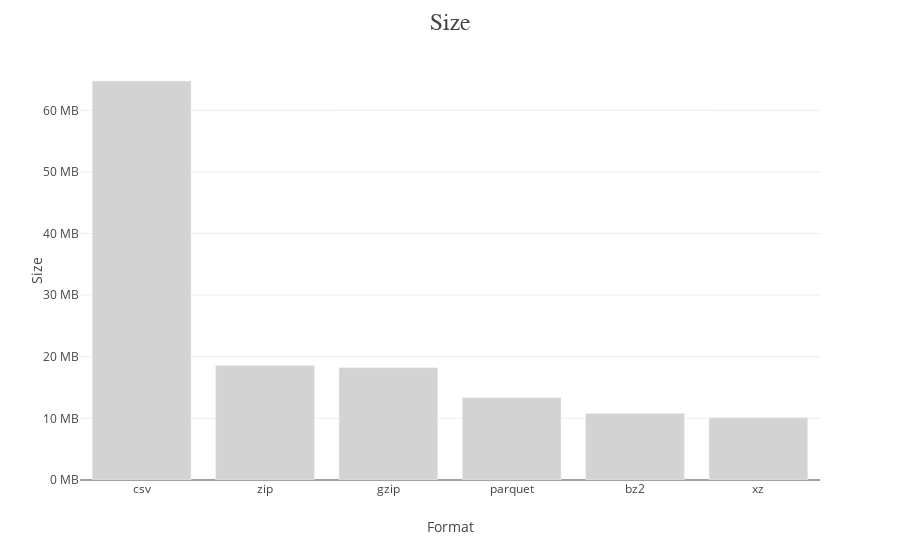

Notebook source saved alongside this figure:
### Code cell
fig = px.bar(df_comp, x="ext",y="sizeMB",
       labels={"sizeMB":"Size",
               "reading_time": "Time reading",
               "ext": "Format"})

fig.update_traces(marker={"color":"lightgrey"})\
   .update_layout(title="Size",
                  title_x=0.5,
                  yaxis_ticksuffix = ' MB',
                  template=large_rockwell_template)
fig.show()

### Figure 1 — Plotly figure (JSON) as saved in the notebook; plotly's stock layout.template omitted (floating-point values rounded to 4 significant figures)
{"data": [{"alignmentgroup": "True", "hovertemplate": "Format=%{x}<br>Size=%{y}<extra></extra>", "legendgroup": "", "marker": {"color": "lightgrey"}, "name": "", "offsetgroup": "", "orientation": "v", "showlegend": false, "textposition": "auto", "type": "bar", "x": ["csv", "zip", "gzip", "parquet", "bz2", "xz"], "xaxis": "x", "y": [64.76, 18.57, 18.23, 13.34, 10.81, 10.09], "yaxis": "y"}], "layout": {"autosize": true, "barmode": "relative", "legend": {"tracegroupgap": 0}, "margin": {"t": 60}, "title": {"text": "Size", "x": 0.5}, "xaxis": {"anchor": "y", "autorange": true, "domain": [0, 1], "range": [-0.5, 5.5], "title": {"text": "Format"}, "type": "category"}, "yaxis": {"anchor": "x", "autorange": true, "domain": [0, 1], "range": [0, 68.17], "ticksuffix": " MB", "title": {"text": "Size"}, "type": "linear"}}}
